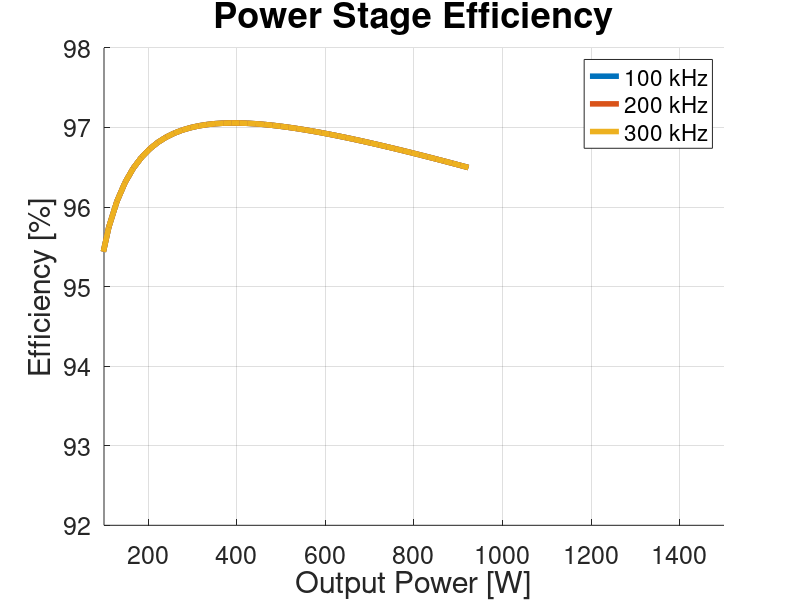
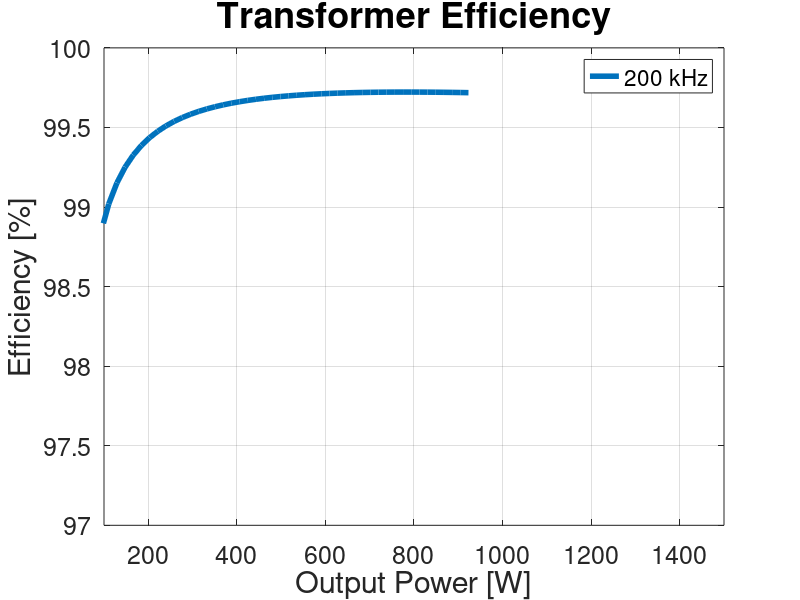

Source code (MATLAB) for these figures, in order:
%% Total Power Stage Power Losses Across All Output Powers
clear, close all, clc;

%f_array = [100e3, 200e3, 300e3];
vo_array = [36.92, 36.92, 36.92];
vi_array = [80, 80, 80];

f_array = [200e3, 200e3, 200e3];
%vo_array = [20, 40, 60];
%vi_array = [130, 130, 130];

%f_array = 10e3:10e3:400e3;
%vo_array = 60*ones(size(f_array));
%vi_array = 130*ones(size(f_array));

%f_array = [200e3, 200e3, 200e3];
%vo_array = [60, 60, 60];
%vi_array = [130, 220, 350];

for s = 1:1:length(f_array)
%% Converter properties
fs = f_array(s); % [Hz]
Ts = 1/fs; % [s]
Vin = vi_array(s); % [V]
Vout = vo_array(s); % [V]
Iout = 25; % [A]
n_trafo = 0.5;

% For changing both output voltage and current
%D = 0.01:0.01:0.49;
%Rout = Vout/Iout; % [Ohm]
%Vout = 2*Vin*n_trafo*D; % [V]
%Iout = Vout./Rout; % [A]

% For changing only output current
D = Vout/(2*Vin*n_trafo);
Iout = 0.5:0.5:25;
Rout = Vout./Iout;

% For trafo
D_L = 2.*D;
fs_L = 2.*fs;

%% Transformer core properties
mu_0 = 1.25663706*10^-6;
mu_r_fe = 1690;
Ae = 178 * 10^-6; % [m]
le = 97 * 10^-3; % [m]
Ve = 17300 * 10^-9; % [m]

% Steinmetz
Kc = 0.009498;
alpha = 1.424;
beta = 2.383;
Ki = Kc/(2^(beta-1)*pi^(alpha-1)*(1.1044+6.8244/(alpha+1.354)));

w_foil_p = 18*10^-3; % [m]
t_foil_p = 0.15*10^-3; % [m]
w_foil_s = w_foil_p; % [m]
t_foil_s = 0.3*10^-3; % [m]
t_kapton = 0.055*10^-3; % [m]


%% Inductor core properties
% EPCOS TDK, E32/16/9, N87
% approx. 1mm airgap
AL = 145e-9;
Ae_l = 83e-6;
Ve_l = 6140e-9;
%h_window = (22.7e-3 - 9.5e-3)/2;
h_window = 6e-3;
la = 11.6e-3; 
lb = 11.6e-3;
w_bobbin = 21.9e-3-2*0.9e-3;
w = 18e-3; % foil width

%% Physical properties
T = 70; % [C]
mu_r_cu = 0.999994;
rho_cu = 1.68*10^-8*(1+0.003862*(T-20)); % [Ohm/m]

% Penetration depth
delta_w = sqrt(rho_cu/(pi*fs*mu_0*mu_r_cu)); % [m]


%% Inductor parameters
% Currents
IL_avg = Iout;
pIL = 0.2;
dIL = IL_avg*pIL;

% Capacitor capacitance
dQ = 0.5 .* dIL/2 .* 0.5.*Ts./2;
pVo = 0.01;
dVo = Vout.*pVo;
Co = dQ./dVo;

% Capacitor max ESR
ESR_max = dVo./dIL;


%%%%%%%%%%%%%%%%%%%%% Parameters %%%%%%%%%%%%%%%%%%%%%
N = 6;
L = 4.5e-6; % Measured

% Calculating currents again based on actual L
dIL = (Vin.*n_trafo-Vout)./L.*D_L.*1./(fs_L);   % new dIL
IL_rms = sqrt(IL_avg.^2 + ((dIL./2)/sqrt(3)).^2);
IC_rms = 1/sqrt(3).*dIL./2;
m = 1:N;

h_tape = 0.055e-3*2;
h = 0.4e-3;
h_free_window = h_window - (N*h+N*h_tape);
l_creepage = h_free_window + (w_bobbin - w);

%%%%%%%%%%%%%%%%%%%%% R_DC & P_DC %%%%%%%%%%%%%%%%%%%%%
for i = 1:length(h)
    k = 0;
    for j = 1:length(m)
        lw(i,j) = la*2+lb*2 + k*8*(h+h_tape);
        k = k+1;
    end
end
rho = 1.68 * 10^(-8);
A = w*h;

R_DCj = rho*lw./A;
for i = 1:length(h)
    R_DC(i,1) = sum(R_DCj(i,:));
end

P_DC = R_DC.*IL_avg.^2;

%%%%%%%%%%%%%%%%%%%%% R_AC & P_AC %%%%%%%%%%%%%%%%%%%%%
T = 50; % degrees C
rho_w = 1.68e-8*(1+0.003862*(T-20));
mu_0 = 4e-7*pi;
skindepth = sqrt(rho_w/(pi*mu_0*fs_L));
phi = h/skindepth;

for i = 1:length(m)
    FR_j(m) = phi/2 * (( sinh(phi) + sin(phi) ) / ( cosh(phi) - cos(phi) )) ...
            + phi/2 * (2 * m(i) - 1)^2 ...
            * (( sinh(phi) - sin(phi) ) / ( cosh(phi) + cos(phi) )); 
end

R_ACj = FR_j .* R_DCj;
for i= 1:length(h)
    R_AC(i,1) = sum(R_ACj(i,:));
end 

P_AC = R_AC.*IC_rms.^2;


%%%%%%%%%%%%%%%%%%%%% Intra-winding Capacitance %%%%%%%%%%%%%%%%%%%%%

k = 0;
for i = 1:(length(m)+1)
    V(:,i) = Vin*n_trafo - k.*(Vin*n_trafo-Vout)./length(m);
    k = k+1;
end

for j = 1:1:size(V,1)
    for i = 1:(length(m)-1)
        Vaj(j,i) = V(j,i+1)-V(j,i);
        Vbj(j,i) = V(j,i+2)-V(j,i+1);
    end
end

epsi_0 = 8.85419e-12;
epsi_r = 3.4;
V_tot = Vin*n_trafo;

for i = 1:1:size(V,1)
    for j = 1:(length(m)-1)
        Cdmj(i,j) = w*lw(j+1)/h_tape*(Vaj(i,j).^2+Vaj(i,j).*Vbj(i,j)+Vbj(i,j).^2);
    end
end

for i = 1:1:size(V,1)
    Cdm(i,1) = epsi_0*epsi_r/(3*V_tot^2) * sum(Cdmj(i,:));
end

P_Cdm = 0.5.*Cdm.*V_tot.^2.*fs_L;

%%%%%%%%%%%%%%%%%%%%% Leakage Inductance %%%%%%%%%%%%%%%%%%%%%
Nrow = 1;
I_tot = IL_avg;
m = 0:1:length(m);

I_enclosed = (m'*IL_avg)';
i = 1;
Lj = lw(i,1)*h./(3*Nrow*w) * (I_enclosed(1)^2);
for i = 1:length(I_enclosed)
    for j = 1:length(m)-1
        Lj(i,j) = lw(j)*h./(3*Nrow*w) .* (I_enclosed(i,j).^2 + I_enclosed(i,j).*I_enclosed(i,j+1)+I_enclosed(i,j+1).^2);
    end
end

for i = 1:length(I_enclosed)
    for j = 1:length(m)-1
        Lj_insul(i,j) = lw(j)*h./w .* (I_enclosed(i,j+1)).^2;
    end
end

for i = 1:length(I_enclosed)
    L_llk(i) = mu_0./(I_tot(i).^2).*(sum(Lj(i,:)) + sum(Lj_insul(i,:)));
end


%%%%%%%%%%%%%%%%%%%%% Core Loss %%%%%%%%%%%%%%%%%%%%%

dB = D_L.*(Vin.*n_trafo-Vout)./(N.*Ae_l.*fs_L);
Bpk = L.*(IL_avg+dIL./2)./(N.*Ae_l);

Kc_l = 0.009836;
alpha_l = 1.475;
beta_l = 2.592;

Ki_l = Kc_l/(2^(beta_l-1)*pi^(alpha_l-1)*(1.1044+6.8244/(alpha_l+1.354)));

Pv_l = Ki_l.*(dB/2).^beta_l.*fs_L.^alpha_l.*(D_L.^(1-alpha_l) + (1-(D_L))^(1-alpha_l)) .* 1000;
Pv_l = double(Pv_l);

P_core = Pv_l*Ve_l;


%%%%%%%%%%%%%%%%%%%%% Total Losses %%%%%%%%%%%%%%%%%%%%%
P_L = P_Cdm + P_DC + P_AC + P_core;


%% Transformer stackup properties
% Stackup definition, assuming none in parallel
Nrow = 1;

% Stackup for EPCOS TDK E42/21/15
stackup = [1, t_foil_p, 1, w_foil_p;
           2, t_foil_s, 0.5, w_foil_s;
           1, t_foil_p, 1, w_foil_p;
           1, t_foil_p, 1, w_foil_p;
           2, t_foil_s, 0.5, w_foil_s;
           1, t_foil_p, 1, w_foil_p;
           1, t_foil_p, 1, w_foil_p;
           2, t_foil_s, 0.5, w_foil_s;
           1, t_foil_p, 1, w_foil_p;
           1, t_foil_p, 1, w_foil_p;
           2, t_foil_s, 0.5, w_foil_s;
           1, t_foil_p, 1, w_foil_p;
           1, t_foil_p, 1, w_foil_p;
           2, t_foil_s, 0.5, w_foil_s;
           1, t_foil_p, 1, w_foil_p;];
       
% Find isolation thickness between each layer
for i = 1:1:length(stackup)
    if (stackup(i) == 1 && stackup(i+1) == 2) || (stackup(i) == 2 && stackup(i+1) == 1)
        t_iso(i) = 3*t_kapton;
    else
        t_iso(i) = 2*t_kapton;
    end
end
       
% Find length of each turn
w_bobbin_wind = 0.0174; % [m]
h_bobbin_wind = 0.0151; % [m]
ln(1) = 2*w_bobbin_wind + 2*h_bobbin_wind;
for i = 2:1:length(stackup)
    ln(i) = ln(i-1) + ((t_iso(i-1) + stackup(length(stackup)+(i-1))) * 8);
end

% Winding summation
Np = 0;
Ns = 0;
k_p = 1;
k_s = 1;
for i = 1:1:length(stackup)
    if stackup(i) == 1
        Np = Np + 1;
        ln_p(k_p) = ln(i);
        k_p = k_p + 1;
    elseif stackup(i) == 2
        Ns = Ns + 1;
        ln_s(k_s) = ln(i);
        k_s = k_s + 1;
    end
end

n_trafo = Ns/Np;

Delta_B = (D * Vin)/(Np * Ae * fs);

% Find currents of each winding in stackup
for i = 1:1:length(stackup)
    if stackup(i) == 1
        I_stackup(i) = 1;
    elseif stackup(i) == 2
        I_stackup(i) = -1/n_trafo;
    end
end


%% Transformer parameters

for i = 1:1:length(stackup) % Calculate phi from copper thickness
    phi_j(i) = stackup(length(stackup)+i)/(delta_w);
end

% Magnetizing inductance
Lm = (mu_0*mu_r_fe*Ae*Np^2)/le;
Im = (D*(1/fs)*Vin)/Lm;

Ip = Iout .* 2.*D .* n_trafo + Im./2;


% DC resistances
R_DC_jp = rho_cu * ln_p / (w_foil_p*t_foil_p);
R_DC_p = sum(R_DC_jp);
R_DC_js = rho_cu * ln_s / (w_foil_s*t_foil_s);
R_DC_s = sum(R_DC_js);

% AC-to-DC resistance factor
for j = 1:1:length(phi_j)
    Fr_j(j) = phi_j(j)/2 * (( sinh(phi_j(j)) + sin(phi_j(j)) ) / ( cosh(phi_j(j)) - cos(phi_j(j)) )) ...
            + phi_j(j)/2 * (2 * stackup(length(stackup)*2+j) - 1)^2 ...
            * (( sinh(phi_j(j)) - sin(phi_j(j)) ) / ( cosh(phi_j(j)) + cos(phi_j(j)) ));
end

% Total AC resistance
k_p = 1;
k_s = 1;
for j = 1:1:length(Fr_j)
    if stackup(j) == 1
        R_AC_jp(k_p) = R_DC_jp(k_p) * Fr_j(j);
        k_p = k_p + 1;
    elseif stackup(j) == 2
        R_AC_js(k_s) = R_DC_js(k_s) * Fr_j(j);
        k_s = k_s + 1;
    end
end
R_AC_p = double(sum(R_AC_jp));
R_AC_s = double(sum(R_AC_js));


% Leakage inductance
for j = 1:1:length(Ip)
    I_enclosed(j,1) = 0;
end
for j = 1:1:length(Ip)
    for i = 2:1:length(stackup)+1  % Find enclosed current
        I_enclosed(j,i) = I_enclosed(j,i-1) + I_stackup(i-1) * Ip(j);
    end
end

for j = 1:1:length(Ip)
    for i = 1:1:length(stackup)  % Find copper inductance
        L_lkj(j,i) = (ln(i)*stackup(length(stackup)+i))/(3*Nrow*stackup(length(stackup)*3+i)) ...
                 * (I_enclosed(j,i)^2 + I_enclosed(j,i)*I_enclosed(j,i+1) + I_enclosed(j,i+1)^2);
    end
end

for j = 1:1:length(Ip)
    for i = 1:1:length(stackup)  % Find insulation inductance
        L_lkk(j,i) = ln(i)*t_iso(i)/stackup(length(stackup)*3+i) * I_enclosed(j,i+1)^2;
    end
end

for j = 1:1:length(Ip) % Calculate total leakage inductance
    L_lk(j) = double(mu_0/Ip(j)^2 * ( sum(L_lkj(j,:)) + sum(L_lkk(j,:)) )); % = Lp + Ls/n^2
end
L_lk;

% Capacitive parasitics calculated in Excel
% Capacitors do not change as function of duty cycle/output power
C_cm = 3.92359e-09;
C_dm = 1.11762e-10;


%% Transformer losses

Delta_I = dIL;
% AC resistance losses
u_s1 = 1/3.*((Iout+Delta_I./2).^2 + (Iout+Delta_I./2).*(Iout-Delta_I./2) + (Iout-Delta_I./2).^2);
u_s2 = 1/3.*(((Iout+Delta_I./2)./2).^2 + ((Iout+Delta_I./2)/2).*((Iout-Delta_I./2)/2) + ((Iout-Delta_I./2)./2).^2);
I_RMS_s = sqrt(D.*u_s1+(0.5-D).*2.*u_s2);

u1_m = 1/3*(-Im/2).^2; u2_m = 1/3*(Im/2).^2;
I_RMS_m = sqrt((D./2).*u1_m+(D./2).*u2_m+((1-D)./2).*u2_m+((1-D)./2).*u1_m);
I_RMS_p = I_RMS_s*n_trafo + I_RMS_m;

P_Rac_p = R_AC_p * I_RMS_p.^2;
P_Rac_s = R_AC_s .* I_RMS_s.^2;
P_cu = P_Rac_p + P_Rac_s;

% Core loss
Pv = Ki .* (Delta_B/2).^beta .* fs.^alpha .* (2.*D^(1-alpha)) .* 1000; % [W/m3] % For EPCOS TDK, push-pull, from Magnetic Design Tool
P_fe = Pv .* Ve;

% Inductance loss
P_llk = L_lk .* n_trafo.^2 .* (Iout + Delta_I./2).^2 .* fs;

% Capacitive loss
P_cdm = C_dm * Vin^2 * fs;

% Total transformer loss
P_trafo = P_cu + P_fe + P_llk + P_cdm;


%% Gate drive circuit
% Gate charges
Qg_p = 13.6*10^-9; Qg_s = 8*10^-9;

% Gate resistances
R_DSON_N = 0.6; R_DSON_P = 0.8;

R_on = 8.2; R_on_p = R_on + 0.4; R_on_s = R_on + 0.6;
R_off = 0; R_off_p = R_off + 0.4; R_off_s = R_off + 0.6;

% Gate driver supplies
V_DD_p = 5; GND_p = -2;
V_DD_s = 6; GND_s = -2;

% Thermal resistance
Rth_ja = 45;

P_gate_p = Qg_p * (V_DD_p - GND_p)^2 * fs * 4; P_gate_s = Qg_s * (V_DD_s - GND_s)^2 * fs * 4;

P_adum_p = P_gate_p * (0.5*(R_DSON_P/(R_on_p+R_DSON_P)) + 0.5*(R_DSON_N/(R_off_p+R_DSON_N)));
P_adum_s = P_gate_s * (0.5*(R_DSON_P/(R_on_s+R_DSON_P)) + 0.5*(R_DSON_N/(R_off_p+R_DSON_N)));

T_adum_p = Rth_ja * 2 * P_adum_p; T_adum_s = Rth_ja * 2 * P_adum_s;


%% FET losses

Vo = Vout;
Io = Iout;
Po = Vo.*Io;
Iin = Ip; 
n = n_trafo;
d = D;
deltaI_L = dIL;
Ilmax = Io+deltaI_L./2;
Ilmin = Io-deltaI_L./2;
Iswmax = Ilmax.*n;
Iswmin = Ilmin.*n;


% Primary
    IpriRMS = I_RMS_p;
    
    I_D_turnon      = n.*Ilmin-Im/2;
    I_D_turnoff     = n.*Ilmax+Im/2;
    V_DS            = Vin/2;    
    
    V_GS = V_DD_p;
    R_gext = R_on_p;
    
    % EPC2215
    %Q_Gtot  = 13.6e-9;  % typ: 13.6e-9 | max: 17.7e-9
    %R_DSon  = 8e-3;     % typ: 6e-3 | max: 8e-3
    %R_DSon = 8e-3*1.24; % at 63.8 degrees
    R_DSon = 8e-3*1.25; % at 65.5 degrees
    C_GD = 105.65e-12;
    V_TH = 1.1; % 2.5;
    C_iss_VDS = 1356e-12; % max: 1790e-12;
    R_G = R_gext;
    Q_GD = 2.1e-9;
    V_gp = 2.1;

    t_ir = R_G * C_iss_VDS*log((V_GS-V_TH)/(V_GS-V_gp));
    t_vf = R_G * C_GD * V_DS/(V_GS-V_gp);
    t_vr = R_G * C_GD * V_DS/V_gp;
    t_if = R_G * C_iss_VDS*log(V_gp/V_TH);
    
    P_sw_EPC2215  = 0.5*V_DS.*I_D_turnon*(t_ir+t_vf).*fs + 0.5*V_DS.*I_D_turnoff*(t_if+t_vr).*fs;
    P_con_EPC2215 = R_DSon * IpriRMS.^2;

    P_tot_EPC2215 = P_con_EPC2215 + P_sw_EPC2215;

    
% Secondary
    IsecRMS = I_RMS_s;

    I_D_turnon      = Ilmin/2;
    I_D_turnoff     = Ilmax/2;
    V_DS            = n.*Vin;
    
    V_GS = V_DD_s;
    R_gext = R_on_s;
    
    
    % GaN Systems: GS61008T
    %Q_Gtot  = 8e-9;     % typ: 8e-9 | max: ?
    %R_DSon  = 9.5e-3;   % typ: 7e-3 | max: 9.5e-3
    %R_DSon  = 9.5e-3*1.339; % at 66 degrees
    R_DSon  = 7e-3*1.3969; % at 71 degrees
    C_GD = 84.965e-12;
    V_TH = 1.7; % 2.6;
    C_iss_VDS = 600e-12;
    R_G = R_gext;
    Q_GD = 1.7e-9;
    V_gp = 3.5;

    t_ir = R_G * C_iss_VDS*log((V_GS-V_TH)/(V_GS-V_gp));
    t_vf = R_G * C_GD * V_DS/(V_GS-V_gp);
    t_vr = R_G * C_GD * V_DS/V_gp;
    t_if = R_G * C_iss_VDS*log(V_gp/V_TH);

    P_sw_GS61008T    = 0.5.*V_DS.*I_D_turnon.*(t_ir+t_vf).*fs + 0.5.*V_DS.*I_D_turnoff.*(t_if+t_vr).*fs;
    P_con_GS61008T   = R_DSon * IsecRMS.^2;

    P_tot_GS61008T   = P_con_GS61008T + P_sw_GS61008T;
    
    
% Total Converter Power Loss
    P_sw = (P_sw_GS61008T + P_sw_EPC2215)*4;
    P_con = (P_con_GS61008T + P_con_EPC2215)*4;
    P_FETs = P_tot_EPC2215*4 + P_tot_GS61008T*4;

    
%% FET blocking losses
I_leak_p = 0.5e-3;
I_leak_s = 50e-6;

P_leak_p = (1-D).*I_leak_p.*Vin*4;
P_leak_s = D.*I_leak_s.*Vin.*n_trafo*4;


%% FET capacitive losses
% Primary FET charges
Q_p_Vin = 80.9*10^-9; % [C] at 130 V
Q_p_oneplusnhalfVin = 69*10^-9; % [C] at (1+n)/2 * Vin = 97.5 V
Q_p_oneminusnhalfVin = 31.6*10^-9; % [C] at (1-n)/2 * Vin = 32.5 V

% Secondary FET charges
nVin = n_trafo.*Vin; % [V]
oneminushalfnVin = (1-n_trafo)./2.*Vin; % [V]

Coss_s_nVin = 236*10^-12; % [F] at n*Vin = 65 V
Q_s_nVin = nVin .* Coss_s_nVin;

% Total losses, as calculated from "Demonstration of a Compact
% Hard-Switched 3.5 kW DCDC Converter (...)"
P_caps = fs .* Vin .* (Q_p_Vin + 2 .* n_trafo .* Q_s_nVin + n_trafo .* ...
         (Q_p_oneplusnhalfVin - Q_p_oneminusnhalfVin));

     
%% FET "body diode" conduction losses
% Note: There is no actual body diode, however the behavior can be modelled
% as a body diode.
% There is no reverse recovery in the diode.
Vgs_th = 1.7; % [V]
V_F = Vgs_th - GND_s; % Modelled forward voltage, increased due to negative gate voltage
R_D = R_DSon;

t_dead = 50*10^-9; % [s]

I_Davg = Iout*t_dead/Ts;
I_Drms = sqrt(t_dead./(24.*Ts)) .* sqrt(12.*Iout.^2 + 3.*dIL.^2 + Vout.*t_dead./L.^2 .* ...
         (4.*Vout.*t_dead - 6.*L.*dIL));

P_diodes = 4 .* (V_F .* I_Davg + R_D .* I_Drms.^2);
P_diodes = 0;

% Due to the length of our dead-time, and the ringing in the converter, we
% will not experience any conduction losses for the body diode.


%% Efficiency curve with total losses

Pout = Vout.*Iout;
P_tot = P_trafo + P_L + P_FETs + P_leak_p + P_leak_s + P_caps;% + P_gate_p + P_gate_s + P_diodes;

P_diss_EPC2215 = (P_tot_EPC2215*4 + P_leak_p + P_caps/2 + P_cdm + P_llk)/4

eff(s,:) = Pout./(Pout+P_tot)*100;
end

figure(1)
hold on
for j = 1:1:length(f_array)
    plot(Pout, eff(j,:), 'LineWidth', 4)
end
xlim([100 1500])
ylim([92 98])
%ylim([80 98])

% For frequency vs. efficiency plot
% for j = 1:1:length(f_array)
%     scatter(f_array(j), eff(j,50), 'LineWidth', 4)
% end

set(gca, 'FontSize', 18)
grid on
legend('100 kHz', '200 kHz', '300 kHz')
%legend('20 V', '40 V', '60 V')
%legend('130 V', '150 V', '170 V')
title('Power Stage Efficiency', 'FontSize', 26)
xlabel('Output Power [W]', 'FontSize', 22)
ylabel('Efficiency [%]', 'FontSize', 22)

figure(2)
plot(Pout, Pout./(Pout+P_trafo)*100, 'LineWidth', 4)
xlim([100 1500])
ylim([97 100])
set(gca, 'FontSize', 18)
grid on
legend('200 kHz')
title('Transformer Efficiency', 'FontSize', 26)
xlabel('Output Power [W]', 'FontSize', 22)
ylabel('Efficiency [%]', 'FontSize', 22)
